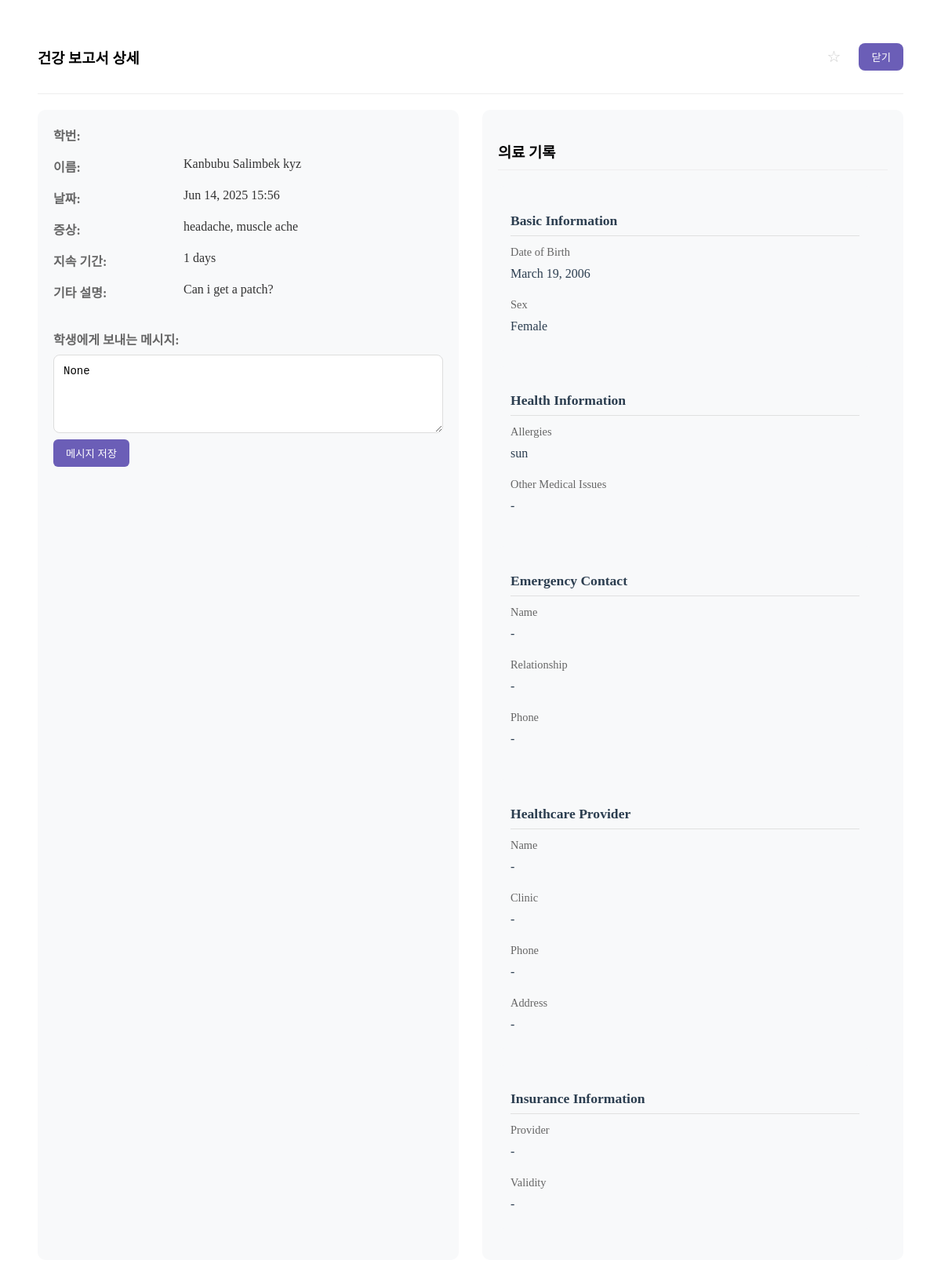
The page /admin-report-detail/26/ on the database its author committed.
### main/models.py (models this page shows, shortened)
class HealthReport(models.Model):
    user = models.ForeignKey(User, on_delete=models.CASCADE)
    symptoms = models.TextField()
    other_symptoms = models.TextField(blank=True, null=True)
    extra_comments = models.TextField(blank=True)
    medical_record = models.FileField(upload_to='medical_records/', blank=True, null=True)
    created_at = models.DateTimeField(auto_now_add=True)
    reviewed = models.BooleanField(default=False)
    duration= models.PositiveIntegerField(default=0)
    nurse_viewed = models.BooleanField(default=False)
    nurse_comment = models.TextField(blank=True, null=True)
    starred = models.BooleanField(default=False)

class MedicalHistory(models.Model):
    user = models.OneToOneField(User, on_delete=models.CASCADE)
    dob = models.DateField(null=True, blank=True)
    sex = models.CharField(max_length=10, choices=[('male', 'Male'), ('female', 'Female')], blank=True)
    allergies = models.CharField(max_length=255, blank=True)
    other_issues = models.TextField(blank=True)
    insurance = models.CharField(max_length=100, blank=True)
    insurance_start = models.DateField(null=True, blank=True)
    insurance_end = models.DateField(null=True, blank=True)
    certificate = models.FileField(upload_to='certificates/', blank=True, null=True)
    emergency_name = models.CharField(max_length=100, blank=True)
    emergency_relationship = models.CharField(max_length=50, blank=True)
    emergency_phone = models.CharField(max_length=20, blank=True)
    clinic_name = models.CharField(max_length=100, blank=True)
    doctor_name = models.CharField(max_length=100, blank=True)
    clinic_phone = models.CharField(max_length=20, blank=True)
    clinic_address = models.TextField(blank=True)
    clinic_reason = models.TextField(blank=True)

### main/views.py (the view)
# urls.py: path('admin-report-detail/<int:report_id>/', views.admin_report_detail, name='admin_report_detail'),
def admin_report_detail(request, report_id):
    report = get_object_or_404(HealthReport, id=report_id)
    return render(request, 'main/admin_comp/admin_dtld_window.html', {'report': report})

### main/templates/main/admin_comp/admin_dtld_window.html (shortened to what this page needs)
<div class="content-box">
    <div class="header-section">
        <h3>건강 보고서 상세</h3>
        <div class="header-actions">
            <div class="star-container">
                <button type="button" class="star {% if report.starred %}starred{% endif %}" data-report-id="{{ report.id }}" title="Star this report">{% if report.starred %}★{% else %}☆{% endif %}</button>
            </div>
            <button onclick="goBackToHistory()" class="close-btn">닫기</button>
        </div>
    </div>
    {% if report %}
    <div class="two-column-layout">
        <div class="left-column">
            <div class="details-grid">
                <div class="detail-row">
                    <span class="label">학번:</span>
                </div>
                <div class="detail-row">
                    <span class="label">이름:</span>
                    <span class="value">{{ report.user.get_full_name }}</span>
                </div>
                <div class="detail-row">
                    <span class="label">날짜:</span>
                    <span class="value">{{ report.created_at|date:"M d, Y H:i" }}</span>
                </div>
                <div class="detail-row">
                    <span class="label">증상:</span>
                    <span class="value">{{ report.symptoms|cut:"["|cut:"]"|cut:"'" }}</span>
                </div>
                <div class="detail-row">
                    <span class="label">지속 기간:</span>
                    <span class="value">{{ report.duration }} days</span>
                </div>
                {% if report.extra_comments %}
                <div class="detail-row">
                    <span class="label">기타 설명:</span>
                    <span class="value">{{ report.extra_comments }}</span>
                </div>
                {% endif %}
                <div class="nurse-comment-section">
                    <span class="label">학생에게 보내는 메시지:</span>
                    <textarea id="nurse-comment-input-{{ report.id }}"
                            class="nurse-comment-input"
                            placeholder="Leave a message for the student...">{{ report.nurse_comment }}</textarea>
                    <button onclick="submitNurseComment({{ report.id }})" class="btn-save-comment">메시지 저장</button>
                </div>
            </div>
        </div>
        <div class="right-column">
            <h3 class="section-title">의료 기록</h3>
            <div id="medical-history-component" class="medical-history-content">
                <div class="medical-info-section">
                    <h3 class="info-title">Basic Information</h3>
                    <div class="info-grid">
                        <div class="info-field">
                            <label>Date of Birth</label>
                            <span>{{ report.user.medicalhistory.dob|default:"-" }}</span>
                        </div>
                        <div class="info-field">
                            <label>Sex</label>
                            <span>{{ report.user.medicalhistory.sex|default:"-"|title }}</span>
                        </div>
                    </div>
                </div>
                <div class="medical-info-section">
                    <h3 class="info-title">Health Information</h3>
                    <div class="info-grid">
                        <div class="info-field">
                            <label>Allergies</label>
                            <span>{{ report.user.medicalhistory.allergies|default:"-" }}</span>
                        </div>
                        <div class="info-field">
                            <label>Other Medical Issues</label>
                            <span>{{ report.user.medicalhistory.other_medical_issues|default:"-" }}</span>
                        </div>
                    </div>
                </div>
                <div class="medical-info-section">
                    <h3 class="info-title">Emergency Contact</h3>
                    <div class="info-grid">
                        <div class="info-field">
                            <label>Name</label>
                            <span>{{ report.user.medicalhistory.emergency_contact_name|default:"-" }}</span>
                        </div>
                        <div class="info-field">
                            <label>Relationship</label>
                            <span>{{ report.user.medicalhistory.emergency_contact_relationship|default:"-" }}</span>
                        </div>
                        <div class="info-field">
                            <label>Phone</label>
                            <span>{{ report.user.medicalhistory.emergency_contact_phone|default:"-" }}</span>
                        </div>
                    </div>
                </div>
                <div class="medical-info-section">
                    <h3 class="info-title">Healthcare Provider</h3>
                    <div class="info-grid">
                        <div class="info-field">
                            <label>Name</label>
                            <span>{{ report.user.medicalhistory.provider_name|default:"-" }}</span>
                        </div>
                        <div class="info-field">
                            <label>Clinic</label>
                            <span>{{ report.user.medicalhistory.provider_clinic|default:"-" }}</span>
                        </div>
                        <div class="info-field">
                            <label>Phone</label>
                            <span>{{ report.user.medicalhistory.provider_phone|default:"-" }}</span>
                        </div>
                        <div class="info-field">
                            <label>Address</label>
                            <span>{{ report.user.medicalhistory.provider_address|default:"-" }}</span>
                        </div>
                    </div>
                </div>
                <div class="medical-info-section">
                    <h3 class="info-title">Insurance Information</h3>
                    <div class="info-grid">
                        <div class="info-field">
                            <label>Provider</label>
                            <span>{{ report.user.medicalhistory.insurance_provider|default:"-" }}</span>
                        </div>
                        <div class="info-field">
                            <label>Validity</label>
                            <span>
                                {% if report.user.medicalhistory.insurance_start_date %}
                                    {{ report.user.medicalhistory.insurance_start_date|date:"M d, Y" }} -
                                    {{ report.user.medicalhistory.insurance_end_date|date:"M d, Y"|default:"Present" }}
                                {% else %}
                                    -
                                {% endif %}
                            </span>
                        </div>
                    </div>
                </div>
            </div>
        </div>
    </div>
    {% else %}
    <p>Report not found.</p>
    {% endif %}
</div>

### main/templates/main/admin_comp/admin_dtld_window.html (style rules this page uses)
.content-box { background-color: white; border-radius: 15px; padding: 20px; margin: 20px; }
.header-section { display: flex; justify-content: space-between; align-items: center; margin-bottom: 20px; border-bottom: 1px solid #eee; padding-bottom: 15px; }
.header-actions { display: flex; align-items: center; gap: 16px; }
.close-btn { background-color: #6b5eb7; color: white; border: none; border-radius: 8px; padding: 8px 16px; cursor: pointer; transition: background-color 0.2s; }
.two-column-layout { display: grid; grid-template-columns: 1fr 1fr; gap: 30px; margin-top: 20px; }
.left-column, .right-column { background-color: #f8f9fa; border-radius: 10px; padding: 20px; }
.details-grid { display: grid; gap: 16px; }
.detail-row { display: grid; grid-template-columns: 150px 1fr; gap: 16px; align-items: start; }
.label { color: #666; font-weight: 600; }
.value { color: #333; }
.nurse-comment-section { margin-top: 20px; display: grid; gap: 8px; }
.nurse-comment-input { width: 100%; min-height: 100px; padding: 12px; border: 1px solid #ddd; border-radius: 8px; resize: vertical; font-size: 14px; }
.btn-save-comment { background-color: #6b5eb7; color: white; border: none; padding: 8px 16px; border-radius: 6px; cursor: pointer; transition: background-color 0.2s; width: fit-content; }
.star-container { position: relative; display: inline-flex; align-items: center; justify-content: center; width: 32px; height: 32px; z-index: 2; }
.star { cursor: pointer; color: #ccc; font-size: 20px; user-select: none; width: 32px; height: 32px; display: flex; align-items: center; justify-content: center; border-radius: 50%; transition: all 0.2s ease; position: relative; z-index: 3; border: none; background: transparent; padding: 0; outline: none; }
.right-column .section-title { margin-bottom: 20px; padding-bottom: 10px; border-bottom: 1px solid #eee; }
.medical-history-content { padding-right: 20px; max-height: calc(100vh - 220px); overflow-y: auto; }
.medical-info-section { background-color: #f8f9fa; border-radius: 8px; padding: 16px; margin-bottom: 20px; }
.info-title { color: #2c3e50; font-size: 1.1em; font-weight: 600; margin-bottom: 12px; padding-bottom: 8px; border-bottom: 1px solid #e0e0e0; }
.info-grid { display: grid; gap: 16px; }
.info-field { display: grid; gap: 4px; }
.info-field label { color: #666; font-size: 0.9em; font-weight: 500; }
.info-field span { color: #2c3e50; padding: 6px 0; }

### rows shown on the page
HealthReport: user.get_full_name "Kanbubu Salimbek kyz", created_at "Jun 14, 2025 15:56", symptoms "headache, muscle ache", duration "1", extra_comments "Can i get a patch?", id "None", user.medicalhistory.dob "March 19, 2006", user.medicalhistory.sex "Female", user.medicalhistory.allergies "sun", user.medicalhistory.other_medical_issues "-", user.medicalhistory.emergency_contact_name "-", user.medicalhistory.emergency_contact_relationship "-", user.medicalhistory.emergency_contact_phone "-", user.medicalhistory.provider_name "-", user.medicalhistory.provider_clinic "-", user.medicalhistory.provider_phone "-", user.medicalhistory.provider_address "-", user.medicalhistory.insurance_provider "-"
